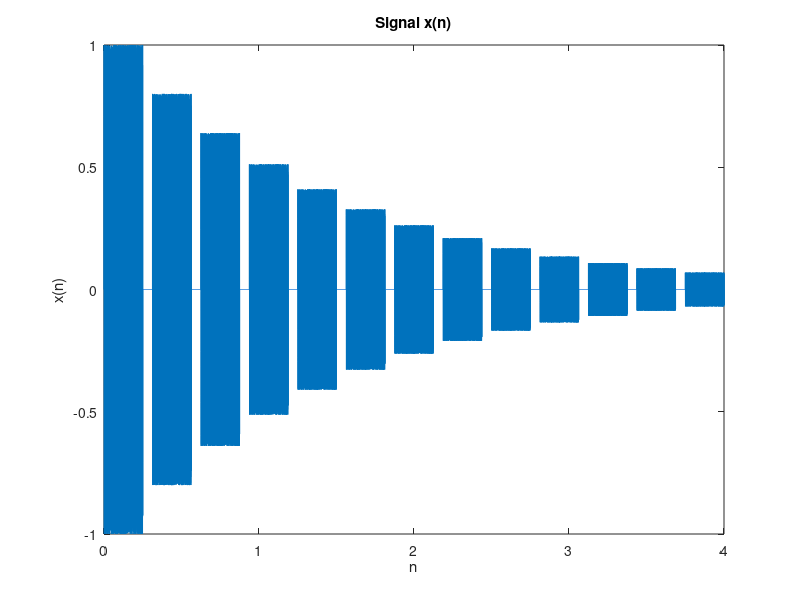
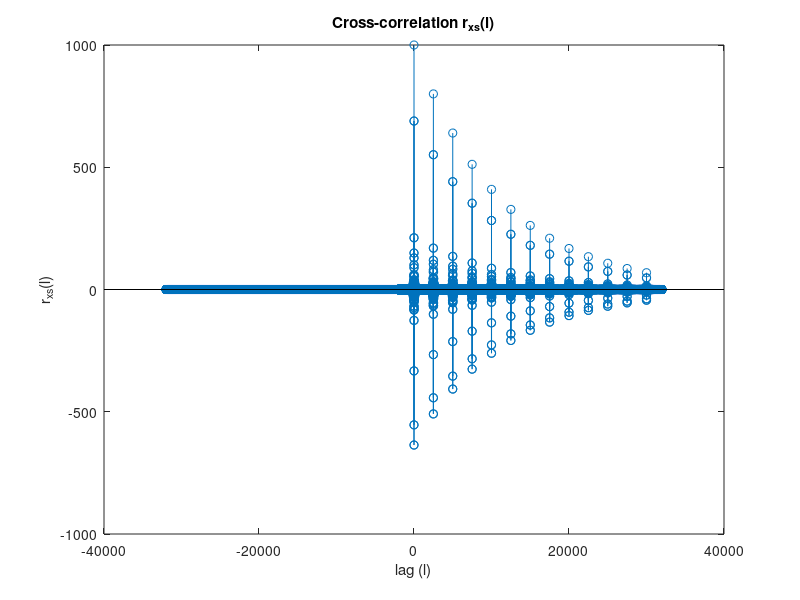

MATLAB code for these plots, in order: (Note: this script raises an error after producing the figures.)
%% Part a - Audio Playback
load lab5a % Load signals s, x and sampling frequency Fs
sound(s, Fs); % Play reference signal
pause(2);
sound(x, Fs); % Play received signal

%% Part b - Signal Visualization
figure;
plot(tx, x);
title('Signal x(n)');
xlabel('n'); ylabel('x(n)');
f = gcf; exportgraphics(f,'L5T3-b.png','Resolution',300)

%% Part c - Cross-correlation Analysis
[rxs, lrxs] = xcorr(x, s); % Cross-correlation for signal detection
figure;
stem(lrxs, rxs);
title('Cross-correlation r_{xs}(l)');
xlabel('lag (l)'); ylabel('r_{xs}(l)');
f = gcf; exportgraphics(f,'L5T3-c.png','Resolution',300)

%% Part d - Noise Addition and Detection
w = sqrt(0.36) * randn(length(x)); % Additive white noise (σ = 0.6)
w = w - mean(w); % Zero-mean noise

z = x + w; % Add noise to signal
sound(z, Fs); % Play noisy signal

figure;
plot(tx, z);
title('Signal z(n) = x(n) + w(n)');
xlabel('n'); ylabel('z(n)');
f = gcf; exportgraphics(f,'L5T3-d1.png','Resolution',300)

[rzs, lrzs] = xcorr(z, s); % Cross-correlation with noisy signal
figure;
stem(lrzs, rzs);
title('Cross-correlation r_{zs}(l)');
xlabel('lag (l)'); ylabel('r_{zs}(l)');
f = gcf; exportgraphics(f,'L5T3-d2.png','Resolution',300)

%% Part f - Second Signal Analysis

%% Part f-a - Audio Playback
sound(v, Fs);
pause(2);
sound(r, Fs);

%% Part f-b - Signal Visualization
figure;
plot(tx, r);
title('Signal r(n)');
xlabel('n'); ylabel('r(n)');
f = gcf; exportgraphics(f,'L5T3-f-b.png','Resolution',300)

%% Part f-c - Cross-correlation Analysis
[rrv, lrrv] = xcorr(r, v); % Cross-correlation for second signal pair
figure;
stem(lrrv, rrv);
title('Cross-correlation r_{rv}(l)');
xlabel('lag (l)'); ylabel('r_{rv}(l)');
f = gcf; exportgraphics(f,'L5T3-f-c.png','Resolution',300)

%% Part f-d - Noise Addition and Detection
w = sqrt(0.36) * randn(length(r)); % Additive white noise
w = w - mean(w); % Zero-mean noise

m = r + w; % Add noise to second signal
sound(m, Fs); % Play noisy second signal

figure;
plot(tx, m);
title('Signal m(n) = r(n) + w(n)');
xlabel('n'); ylabel('m(n)');
f = gcf; exportgraphics(f,'L5T3-f-d1.png','Resolution',300)

[rmv, lrmv] = xcorr(m, v); % Cross-correlation with noisy second signal
figure;
stem(lrmv, rmv);
title('Cross-correlation r_{mv}(l)');
xlabel('lag (l)'); ylabel('r_{mv}(l)');
f = gcf; exportgraphics(f,'L5T3-f-d2.png','Resolution',300)